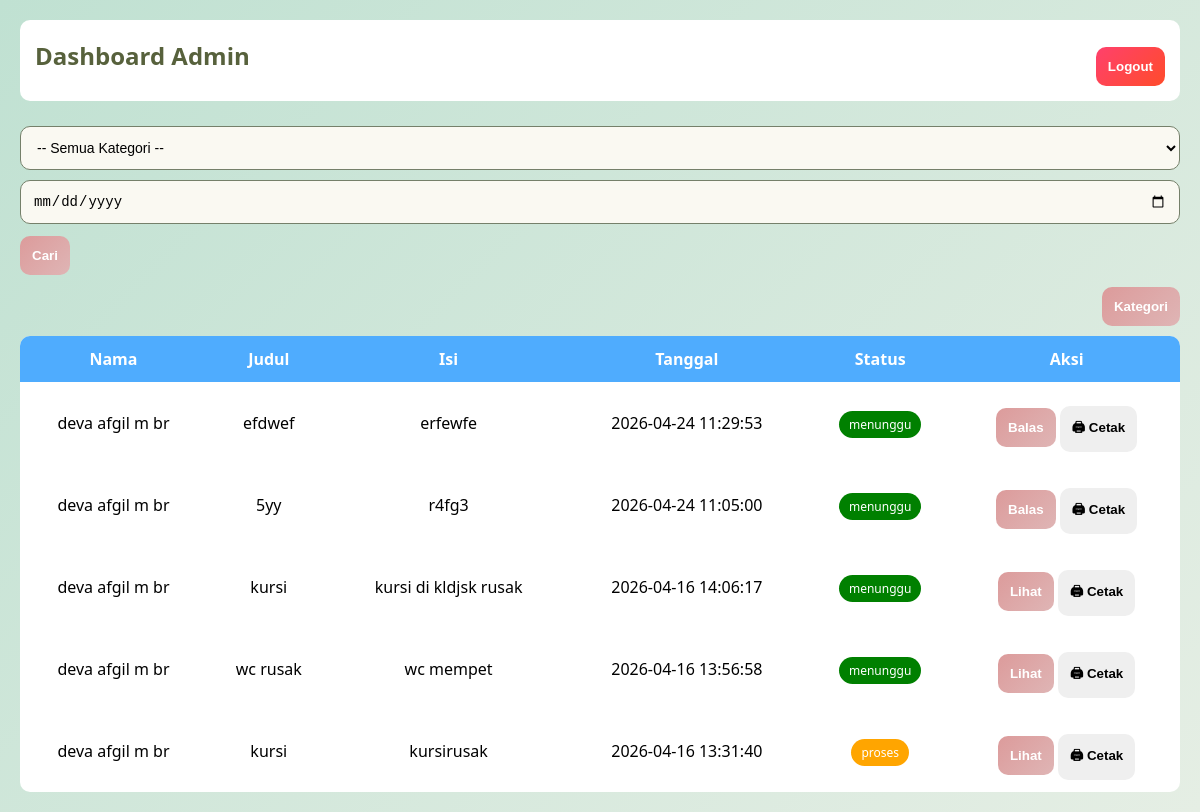
The app's page /views/admin.php (signed in) with its own data.
### tables this page shows
CREATE TABLE `aspirasi` (
  `id` int(11) NOT NULL,
  `siswa_id` int(11) DEFAULT NULL,
  `judul` varchar(200) DEFAULT NULL,
  `isi` text DEFAULT NULL,
  `kategori` varchar(100) DEFAULT NULL,
  `status` varchar(20) DEFAULT 'menunggu',
  `created_at` datetime DEFAULT current_timestamp(),
  `balasan` text DEFAULT NULL
);

CREATE TABLE `users` (
  `id` int(11) NOT NULL,
  `nama` varchar(100) DEFAULT NULL,
  `email` varchar(100) DEFAULT NULL,
  `password` varchar(255) DEFAULT NULL,
  `role` enum('admin','siswa') DEFAULT NULL
);

### models/Aspirasi.php (called while the page is built, shortened)
<?php
class Aspirasi {
    private $conn;
    public function __construct($conn) {
        $this->conn = $conn;
    }
    public function getUmpanBalik($id_pengaduan) {
        $stmt = $this->conn->prepare("SELECT * FROM umpan_balik WHERE id_pengaduan = ?");
        $stmt->execute([$id_pengaduan]);
        return $stmt->fetch(PDO::FETCH_ASSOC);
    }
    public function getAll($kategori = '', $tanggal = '') {
        $query = "SELECT aspirasi.*, users.nama
                  FROM aspirasi
                  JOIN users ON aspirasi.siswa_id = users.id
                  WHERE 1";
        $query .= " ORDER BY aspirasi.id DESC";
        $stmt = $this->conn->prepare($query);
        $stmt->execute();
        return $stmt->fetchAll(PDO::FETCH_ASSOC);
    }
}
?>

### views/admin.php (the view, shortened to what this page needs)
<?php
require_once '../config/database.php';
require_once '../models/Aspirasi.php';
$db = new Database();
$conn = $db->connect();
$asp = new Aspirasi($conn);
$kategori = $_GET['kategori'] ?? '';
$tanggal = $_GET['tanggal'] ?? '';
$data = $asp->getAll($kategori, $tanggal);
?>
<!DOCTYPE html>
<html>
<head>
    <link rel="stylesheet" href="/ujikom_pengaduan_deva/assets/css/app.css">
</head>
<body>
<div class="container">
    <div class="header">
        <h2>Dashboard Admin</h2>
        <button class="btn btn-danger"
            onclick="if(confirm('Logout?')) window.location.href='../controllers/AuthController.php?action=logout'">
            Logout
        </button>
    </div>
    <form method="GET" class="filter-box">
        <select name="kategori">
            <option value="">-- Semua Kategori --</option>
        </select>
        <input type="date" name="tanggal" value="<?= $tanggal ?>">
        <button class="btn btn-primary">Cari</button>
    </form>
    <div style="margin-bottom:10px; display:flex; justify-content:flex-end;">
        <button class="btn btn-primary"
            onclick="window.location.href='kategori.php'">
            Kategori
        </button>
    </div>
    <div class="table-wrapper">
        <table class="table">
            <tr>
                <th>Nama</th>
                <th>Judul</th>
                <th>Isi</th>
                <th>Tanggal</th>
                <th>Status</th>
                <th>Aksi</th>
            </tr>
            <?php foreach ($data as $d): ?>
            <?php $fb = $asp->getUmpanBalik($d['id']); ?>
            <tr>
                <td><?= $d['nama'] ?></td>
                <td><?= $d['judul'] ?></td>
                <td><?= $d['isi'] ?></td>
                <td><?= $d['created_at'] ?></td>
                <td>
                    <span class="badge
                        <?= $d['status']=='pending' ? 'badge-pending' :
                           ($d['status']=='proses' ? 'badge-proses' : 'badge-selesai') ?>">
                        <?= $d['status'] ?>
                    </span>
                </td>
                <td>
                    <?php if (!$fb): ?>
                        <button class="btn btn-primary"
                            onclick="openInputModal(<?= $d['id'] ?>)">
                            Balas
                        </button>
                    <?php else: ?>
                        <button class="btn btn-success viewBtn"
    data-isi="<?= htmlspecialchars($fb['isi'], ENT_QUOTES, 'UTF-8') ?>"
    data-id="<?= $fb['id_umpan_balik'] ?>"
    data-pengaduan="<?= $d['id'] ?>"
    data-status="<?= $d['status'] ?>">
    Lihat
</button>
                    <?php endif; ?>
                    <button class="btn btn-dark"
                        onclick="window.open('cetak.php?id=<?= $d['id'] ?>', '_blank')">
                        🖨 Cetak
                    </button>
                </td>
            </tr>
            <?php endforeach; ?>
        </table>
    </div>
</div>
</body>
</html>

### assets/css/app.css (style rules this page uses)
* { margin: 0; padding: 0; box-sizing: border-box; }
body { padding: 20px; font-family: 'Segoe UI', sans-serif; background: linear-gradient(135deg, #C0E1D2, #E5EEE4); min-height: 100vh; }
h2 { margin-bottom: 10px; color: #57613c; }
input, textarea, select { width: 100%; padding: 12px; margin-top: 10px; border-radius: 10px; border: 1px solid #75806a; transition: 0.3s; font-size: 14px; background-color: #faf9f2; }
button { cursor: pointer; }
.btn { margin-top: 12px; padding: 12px; border: none; border-radius: 10px; font-weight: bold; transition: 0.3s; }
.btn-primary { background: linear-gradient(135deg, #DC9B9B, #dfb5b5); color: white; }
.btn-success { background: linear-gradient(135deg, #DC9B9B, #dfb5b5); color: white; }
.btn-danger, .btn-logout { background: linear-gradient(135deg, #ff416c, #ff4b2b); color: white; }
.table { width: 100%; border-collapse: collapse; background: white; border-radius: 10px; overflow: hidden; }
.table th { background: #4facfe; color: white; }
.table th, .table td { padding: 12px; text-align: center; }
input[type="date"] { margin-top: 10px; }
.badge { padding: 5px 10px; border-radius: 20px; color: white; font-size: 12px; }
.badge-proses { background: orange; }
.badge-selesai { background: green; }
.header { background: white; padding: 15px; border-radius: 10px; margin-bottom: 15px; display: flex; justify-content: space-between; align-items: center; }
.table-wrapper { position: relative; }

### records on screen
aspirasi: siswa.nama "deva afgil m br", judul "efdwef", isi "erfewfe", created_at "2026-04-24 11:29:53", status "menunggu"
aspirasi: siswa.nama "deva afgil m br", judul "5yy", isi "r4fg3", created_at "2026-04-24 11:05:00", status "menunggu"
aspirasi: siswa.nama "deva afgil m br", judul "kursi", isi "kursi di kldjsk rusak", created_at "2026-04-16 14:06:17", status "menunggu"
aspirasi: siswa.nama "deva afgil m br", judul "wc rusak", isi "wc mempet", created_at "2026-04-16 13:56:58", status "menunggu"
aspirasi: siswa.nama "deva afgil m br", judul "kursi", isi "kursirusak", created_at "2026-04-16 13:31:40", status "proses"
